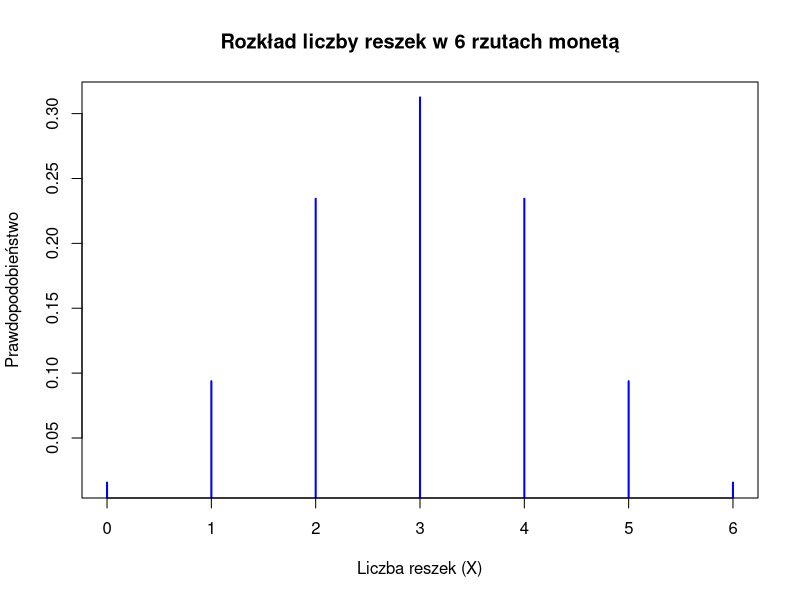
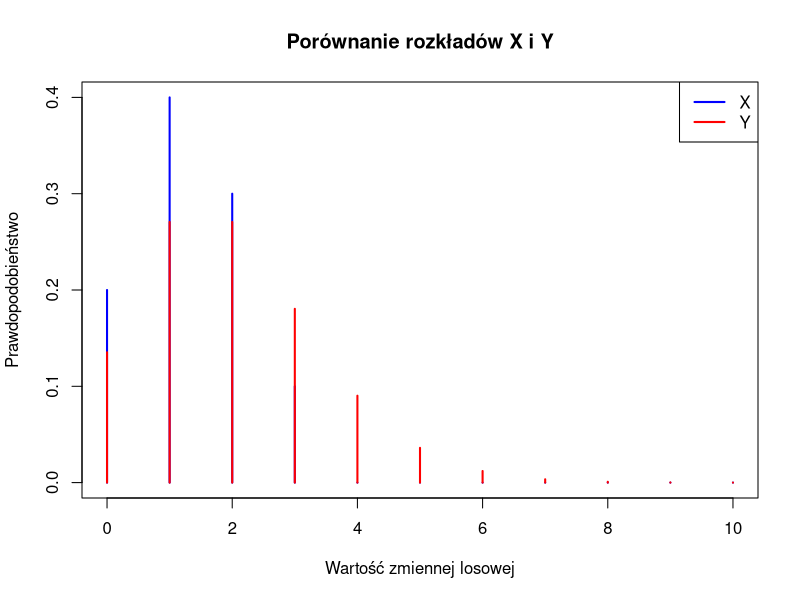

R code for these plots, in order:
# Zadanie 1: Rozkład dwumianowy dla rzutu monetą 6 razy
n1 <- 6
p1 <- 0.5

# P(X = 5)
prob_1_1 <- dbinom(5, n1, p1)
# P(X >= 3)
prob_1_2 <- pbinom(3,n1,p1)
# P(2 ≤ X ≤ 4)
prob_1_3 <- pbinom(4, n1, p1) - pbinom(2, n1, p1)

# Wykres rozkładu X
x1 <- 0:n1
y1 <- dbinom(x1, n1, p1)
plot(x1, y1, type = "h", lwd = 2, col = "blue", main = "Rozkład liczby reszek w 6 rzutach monetą", xlab = "Liczba reszek (X)", ylab = "Prawdopodobieństwo") # nolint: line_length_linter.

# Zadanie 2: Rozkład Poissona dla sprzedaży samochodów
lambda_2 <- 3 * 2

# P(X = 5)
prob_2_1 <- dpois(5, lambda_2)
# P(X ≥ 4)
prob_2_2 <- ppois(3, lambda_2)
# P(3 ≤ X ≤ 5)
prob_2_3 <- ppois(5, lambda_2) - ppois(2, lambda_2)


# Zadanie 3: Średnia i wariancja 

x <- c(1,2,3,4)
p <- c(0.2, 0.4, 0.3, 0.1)

e_x <- sum(x * p)  # Średnia E(X)
var_x <- sum((x - e_x)^2 * p)  # Wariancja Var(X)

# Zadanie 6: Wykresy rozkładów X i Y
x6 <- 0:10
p_x6 <- c(0.2, 0.4, 0.3, 0.1, rep(0, 7))

y6 <- 0:10
p_y6 <- dpois(y6, 2)

plot(x6, p_x6, type="h", lwd=2, col="blue", main="Porównanie rozkładów X i Y", xlab="Wartość zmiennej losowej", ylab="Prawdopodobieństwo")
lines(y6, p_y6, type="h", lwd=2, col="red")
legend("topright", legend=c("X", "Y"), col=c("blue", "red"), lwd=2)

